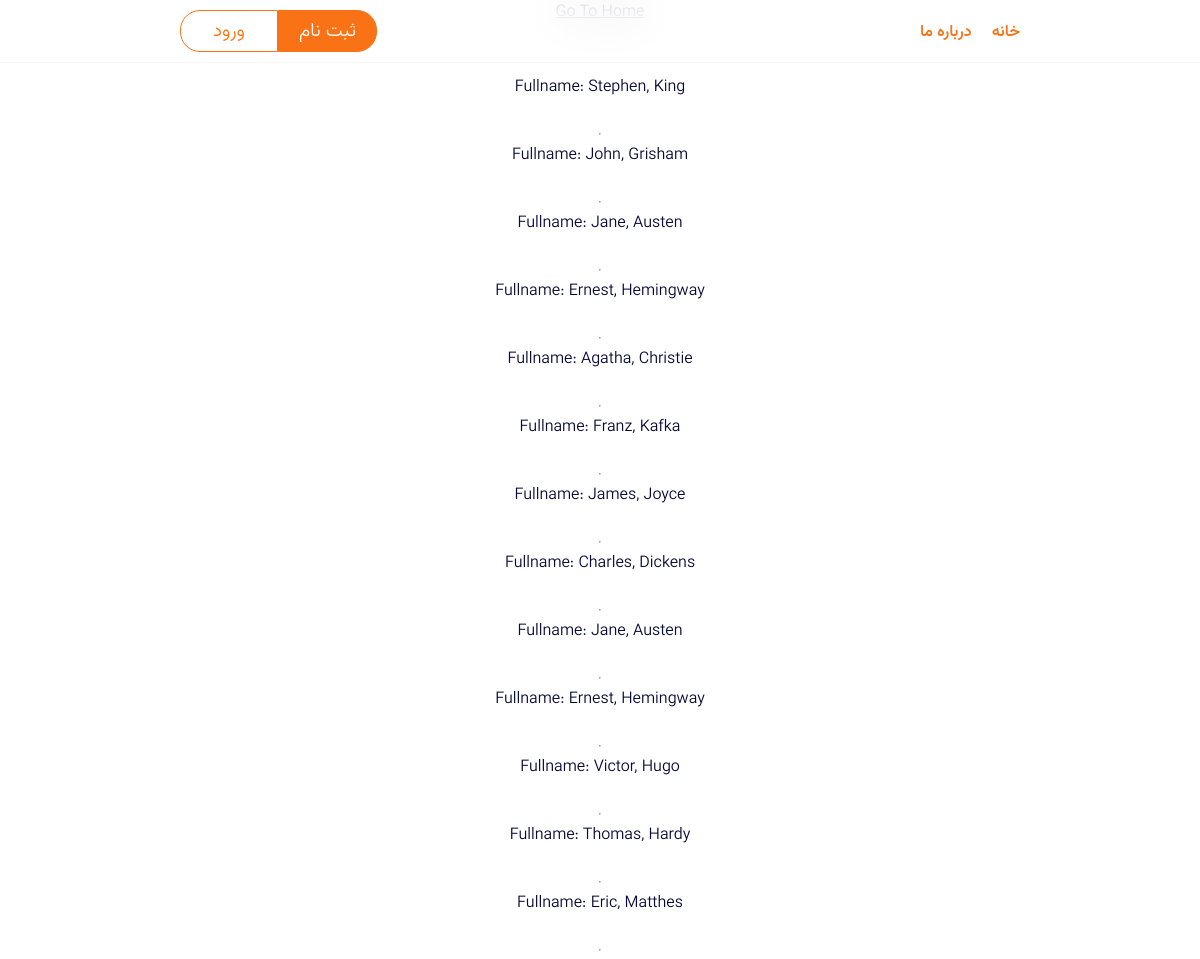
Page /book/all-authors/ on the earlier database version.
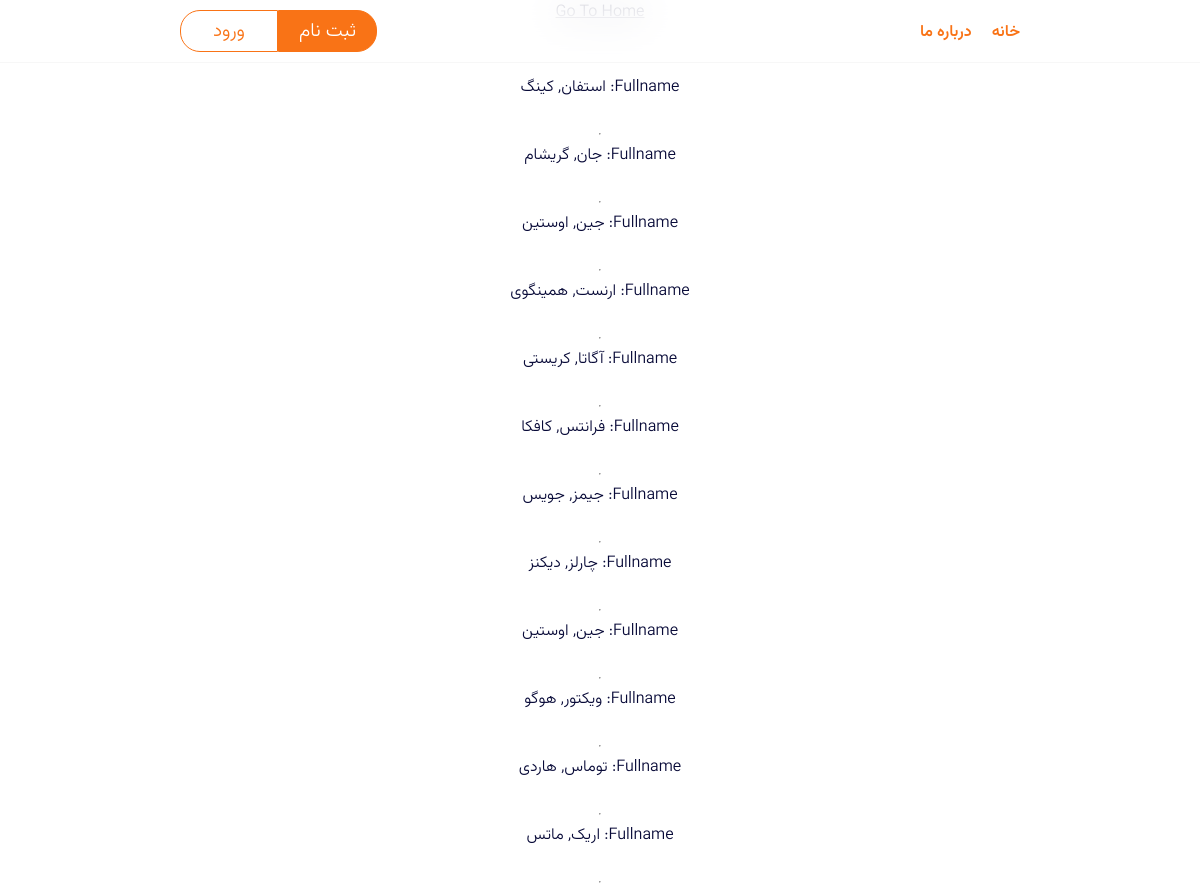
Same page on the later database version.
### book/models.py (models this page shows, shortened)
class Author(models.Model):
    first_name = models.CharField(max_length = 60,
                                  null = False,
                                  blank = False,)
    last_name = models.CharField(max_length = 60,
                                 null = False,
                                 blank = False,)

### book/views.py (the view)
# urls.py: path('all-authors/', views.showAuthors, name = 'allAuthors'),
def showAuthors(request):
    authors = Author.objects.all()
    context= {'authors': authors}
    return render(request, 'book/showAuthors.html', context)

### templates/media/book/showAuthors.html (shortened to what this page needs)
{% extends 'parents/main.html' %}
{% block content %}
    <a href="{% url 'book:home' %}" class="btn btn-outline-warning">Go To Home</a>
    <br><br>
    {% for auhtor in authors %}
        <small>Fullname: <strong>{{ auhtor.first_name }}, {{ auhtor.last_name }}</strong></small><br>
        <hr>
    {% endfor %}
{% endblock %}

### templates/media/parents/main.html (shortened to what this page needs)
<!DOCTYPE html>
<html lang="fa" dir="rtl">
   <head>
      {% include 'partials/header.html' %}
   </head>
   <body>
      <header>
         {% if not request.path == '/account/login/' and not request.path == '/account/sign-up/' %}
            {% include 'partials/navigations.html' %}
         {% endif %}
      </header>
      {% block content%}{% endblock %}
      {% load sweetify %}
   </body>
</html>

### templates/media/partials/header.html (shortened to what this page needs)
{% load static %}
      <link rel="stylesheet" href="{% static 'asets/style/main-style.css' %}" />
      <link rel="stylesheet" href="{% static 'asets/style/var.css' %}" />
      <link rel="stylesheet" href="{% static 'asets/style/fonts.css' %}" />

### templates/media/partials/navigations.html (shortened to what this page needs)
{% load static %}
      <nav>
         <div class="navigation">
            <div class="nav">
               <ul class="nav-ul">
                  <li><a href="{% url 'book:home' %}">خانه</a></li>
                  <li><a href="{% url 'book:about' %}">درباره ما</a></li>
               </ul>
            </div>
            <div class="navBtns">
               {% if not request.user.is_authenticated %}
                  <div class="log-sin-btns">
                     <a href="{% url 'account:register' %}" class="sign-in">ثبت نام</a>
                     <a href="{% url 'account:login' %}" class="login">ورود</a>
                  </div>
               {% endif %}
            </div>
         </div>
      </nav>

### templates/static/asets/style/main-style.css (style rules this page uses)
html, body, div, span, applet, object, iframe, h1, h2, h3, h4, h5, h6, p, blockquote, pre, a, abbr, acronym, address, big, cite, code, del, dfn, em, img, ins, kbd, q, s, samp, small, strike, strong, sub, sup, tt, var, b, u, i, center, dl, dt, dd, ol, ul, li, fieldset, form, label, legend, table, caption, tbody, tfoot, thead, tr, th, td, article, aside, canvas, details, embed, figure, figcaption, footer, header, hgroup, menu, nav, output, ruby, section, summary, time, mark, audio, video { margin: 0; padding: 0; border: 0; font-size: 100%; font: inherit; vertical-align: baseline; color: var(--primary-text); }
* { box-sizing: border-box; }
ol, ul { list-style: none; }
body { font-family: Vazirmatn300; display: flex; flex-direction: column; justify-content: center; align-items: center; }
html { scale: smooth; }
header { width: 100%; display: flex; flex-direction: column; align-items: center; justify-content: center; }
nav { padding: 5px 15px; width: 100%; position: fixed; top: 0; z-index: 10; font-size: 1.2rem; height: auto; background-color: rgba(255, 255, 255, 0.72); backdrop-filter: blur(20px); -webkit-backdrop-filter: blur(20px); transition: all 0.3s ease; border-bottom: 1px solid #ececec6b; }
.navigation { display: flex; justify-content: space-between; align-items: center; margin: auto; width: 1170px; }
nav .nav ul { display: flex; }
nav .nav ul li { margin-left: 20px; width: auto; height: auto; }
nav .nav ul li:last-child { margin-left: 0px; }
nav .nav ul li a { text-decoration: none; color: var(--primary-blue); transition: linear 0.2s; font-size: 1rem; font-family: Vazirmatn600; }
nav .navBtns a { text-decoration: none; color: var(--primary-blue); }
.navBtns, .log-sin-btns { display: flex; }
nav .navBtns .sign-in { border: var(--border-blue); padding: 5px 20px; border-radius: 0px 20px 20px 0px; color: var(--primary-white); background-color: var(--primary-blue); transition: linear 0.1s; }
nav .navBtns .login { border: var(--border-blue); border-radius: 20px 0px 0px 20px; padding: 5px 32px; transition: linear 0.1s; }
@media (max-width: 1200px) { .navigation { max-width: 890px; padding: 5px 25px; } }

### templates/static/asets/style/var.css (style rules this page uses)
:root { --primary-blue : #f97316 ; --primary-white :#fff ; --primary-gray:#ccc ; --primary-red : #FF6A6A; --primary-red-hover: #af4848; --primary-text : #080a38; --hover-blue : #3b82f6; --active-blue : #2563eb; --card-shadow-gradient : linear-gradient(359deg, rgba(0, 0, 0, 0.88) 2.56%, rgba(0, 0, 0, 0.04) 47.34%, rgba(217, 217, 217, 0.00) 100%); --shadow-header-filter: drop-shadow(8px 8px 15px rgba(0, 0, 0, 0.39)); --shadow-pro-box:0px 4px 4px 0px rgba(0, 0, 0, 0.25) inset, 0px 4px 4px 0px rgba(0, 0, 0, 0.25); --shadow-product:4px 4px 4px 0px rgba(0, 0, 0, 0.25); --border-blue:1px solid var(--primary-blue); }

Differences in the rows shown:
removed Author: first_name "Stephen", last_name "King"
removed Author: first_name "John", last_name "Grisham"
removed Author: first_name "Jane", last_name "Austen"
removed Author: first_name "Ernest", last_name "Hemingway"
removed Author: first_name "Agatha", last_name "Christie"
removed Author: first_name "Franz", last_name "Kafka"
removed Author: first_name "James", last_name "Joyce"
removed Author: first_name "Charles", last_name "Dickens"
removed Author: first_name "Jane", last_name "Austen"
removed Author: first_name "Ernest", last_name "Hemingway"
removed Author: first_name "Victor", last_name "Hugo"
removed Author: first_name "Thomas", last_name "Hardy"
removed Author: first_name "Eric", last_name "Matthes"
added Author: first_name "استفان", last_name "کینگ"
added Author: first_name "جان", last_name "گریشام"
added Author: first_name "جین", last_name "اوستین"
added Author: first_name "ارنست", last_name "همینگوی"
added Author: first_name "آگاتا", last_name "کریستی"
added Author: first_name "فرانتس", last_name "کافکا"
added Author: first_name "جیمز", last_name "جویس"
added Author: first_name "چارلز", last_name "دیکنز"
added Author: first_name "جین", last_name "اوستین"
added Author: first_name "ویکتور", last_name "هوگو"
added Author: first_name "توماس", last_name "هاردی"
added Author: first_name "اریک", last_name "ماتس"
